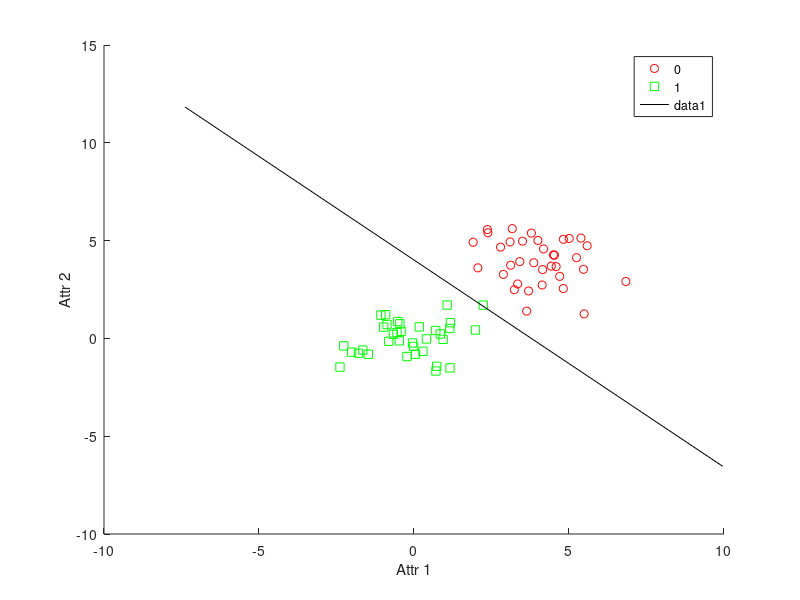
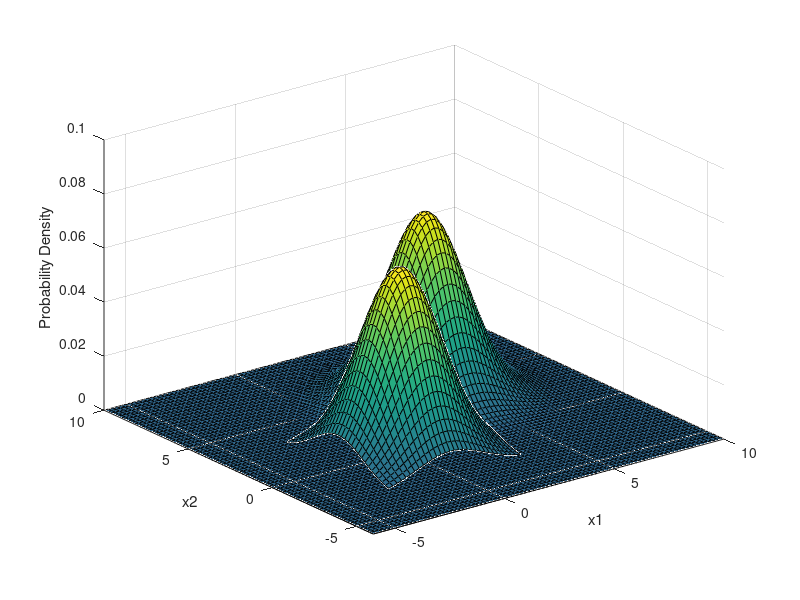
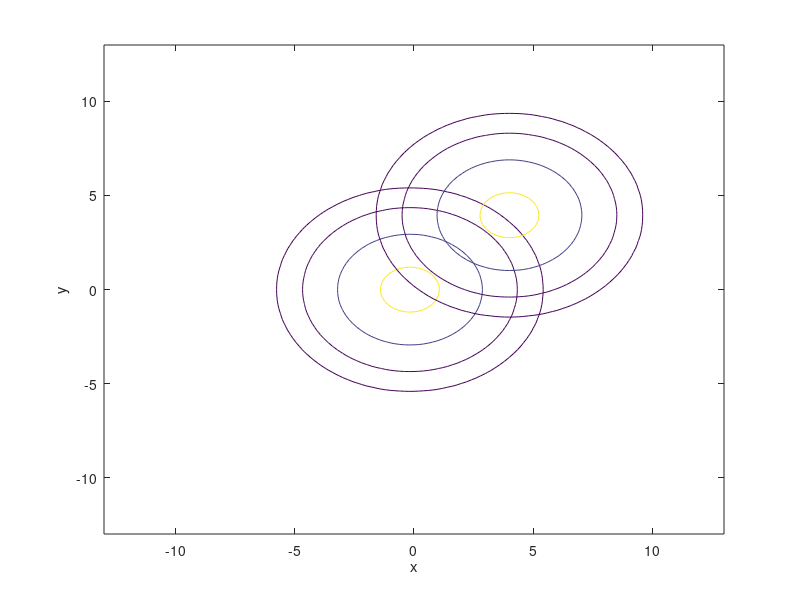

These figures' MATLAB source, in order:
%	##########	GAUSSIAN DISCRIMINANT ANALYSIS	###########
%	########## this will work only for 2-class classification	#########
%	##########	test data & train data should be provided in separate files #########
%	########## trainY=1 for +ve class, trainY=0 for -ve class 	#########	

function gda()

	trainX=csvread('dataTrain.csv');
	[m, n]=size(trainX);
	trainY=trainX(:,n);
	trainX(:,n)=[];
	testX=csvread('dataTest.csv');
	testY=testX(:,n);
	testX(:,n)=[];	
	[mtrain, ntrain]=size(trainX);
	trainmean1=zeros(1,n-1);
	trainmean2=zeros(1,n-1);


	postrain=find(trainY==1);
	negtrain=find(trainY==0);
	%postest=find(testY==1);
	%negtest=find(testY==0);
	class1=trainX(postrain,:);
	class2=trainX(negtrain,:);

	for ii=1:n-1,

		trainmean1(ii)=sum(class1(:,ii))/size(class1,1);		% mu(+,1)
		%trainmean1(2)=sum(class1(:,2))/size(class1,1);		% mu(+,2)	
		trainmean2(ii)=sum(class2(:,ii))/size(class2,1);		% mu(-,1)
		%trainmean2(2)=sum(class2(:,2))/size(class2,1);		% mu(-,2)
	end;	


	trainXcov=cov(trainX);
	trainXsigma=std(trainX);
	covInv=inv(trainXcov);

	%class=[class1 class2];
	%syms x y;
	xmin = min(trainX(:,1)) - 5;
    xmax = max(trainX(:,1)) + 5;
    %ymin = min(trainX(:,2)) - 5;
    %ymax = max(trainX(:,2)) + 5;

	%%%%% ESTIMATING PRIOR PROBABILITIES %%%%%%
	prior(1)=length(postrain)/mtrain; % P(Y=1)
	prior(2)=length(negtrain)/mtrain; % P(Y=0)

	mtest=size(testX,1);
	confMatrix=zeros(mtest,1);

	for ii=1:mtest,
		testingRow=testX(ii,:);
		c=testingRow-trainmean1;
		d=testingRow-trainmean2;

		powerPos=exp(-0.5*(c*covInv*c'));
		powerNeg=exp(-0.5*(d*covInv*d'));

		powerPos=prior(1)*powerPos;		% P(y=1/x)
		powerNeg=prior(2)*powerNeg;		% P(y=0/x)

		
		if(powerPos < powerNeg)
			predictedClass=0;
		else predictedClass=1;
		end;
		actualClass=testY(ii);

		if(predictedClass==1 && actualClass==1)
			confMatrix(ii)=1;
		elseif(predictedClass==1 && actualClass==0)
			confMatrix(ii)=2;	
		elseif(predictedClass==0 && actualClass==1)
			confMatrix(ii)=3;
		elseif(predictedClass==0 && actualClass==0)
			confMatrix(ii)=4;
		end;	


	end;


	%%%%% ESTIMATING PERFORMANCE PARAMETERS  %%%%%%
	sumTP=length(find(confMatrix==1));
	sumFP=length(find(confMatrix==2));
	sumFN=length(find(confMatrix==3));
	sumTN=length(find(confMatrix==4));

	accuracy=(sumTP+sumTN)/(sumTP+sumFP+sumFN+sumTN);
	precision=sumTP/(sumTP+sumFP);
	recall=sumTP/(sumTP+sumFN);
	fMeasure=2*precision*recall/(precision+recall);

    

    %%%%%%% REPORTING PARAMETERS %%%%%%%%%%%%%
    fprintf('no of test datasets :%d\n',mtest);
    fprintf('no of misclassifications :%d\n',sumFP+sumFN);
	fprintf('accuracy :%.3f\n',accuracy);
	fprintf('precision :%.3f\n',precision);
	fprintf('recall/sensitivity :%.3f\n',recall);
	fprintf('F-Measure :%.3f\n',fMeasure);

	trainmean1
	trainmean2
	trainXcov
	%%%%%%% VISUALIZING THE OUTPUT %%%%%%%%%%
	%gA= @(x,y) discriFun([x,y], meanClass1, varClass1);
	%gB= @(x,y) discriFun([x y], meanClass2, varClass2);

	figure(1);
	%trainCovin=inv(trainXcov);
	meanSum=trainmean1+trainmean2;
	meanDiff=trainmean1-trainmean2;
	tempProd1=trainXcov\meanDiff';	%  inv(trainXcov)*meanDiff
	%size(tempProd1')
	%size(meanSum)
	tempProd2=(1/2)*meanSum*tempProd1;
	temp3=log(prior(1)/prior(2));
	const=tempProd2-temp3;

	ymin=(const-(tempProd1(1)*xmin))/tempProd1(2);
	ymax=(const-(tempProd1(1)*xmax))/tempProd1(2);

	gscatter(trainX(:,1), trainX(:,2), trainY,'rgb','osd');
	hold on;
	plot([xmin,ymin],[xmax,ymax],'Color','k');
	%s = warning('off','all');
 	%gplot1 = ezsurf(gA,[xmin,xmax,ymin,ymax]);hold on;
 	%set(gplot1, 'FaceColor', [0 128 128] / 256);   
    %gplot1 = ezsurf(gB,[xmin,xmax,ymin,ymax]);hold on;
    %set(gplot1, 'FaceColor', [128 128 0] / 256);
    %warning(s);
	xlabel('Attr 1');
	ylabel('Attr 2');
	hold off;


	% ##### 	SURFACE PLOT 	##########

	figure(2);
	x1 = -3:.2:3; x2 = -3:.2:3;
	[X1,X2] = meshgrid(x1,x2);
	F = mvnpdf([X1(:) X2(:)],trainmean1,trainXsigma);
	F = reshape(F,length(x2),length(x1));
	surf(x1,x2,F);hold on
	caxis([min(F(:))-.5*range(F(:)),max(F(:))]);
	axis([-3 3 -3 3 0 .1]);
	xlabel('x1'); ylabel('x2'); zlabel('Probability Density');

	x1 = -18:0.2:18; x2 = -18:.2:18;
	[X1,X2] = meshgrid(x1,x2);
	F = mvnpdf([X1(:) X2(:)],trainmean2,trainXsigma);
	F = reshape(F,length(x2),length(x1));
	surf(x1,x2,F);
	caxis([min(F(:))-.5*range(F(:)),max(F(:))]);
	axis([-6 10 -6 10 0 .1]);

	hold off;

	%	#######		CONTOUR 	#########

	figure(3);
	x1 = -13:.2:13; x2 = -13:.2:13;
	[X1,X2] = meshgrid(x1,x2);
	F = mvnpdf([X1(:) X2(:)],trainmean1,trainXsigma);
	F = reshape(F,length(x2),length(x1));
	%mvncdf([0 0],[1 1],trainmean1',trainXsigma);
	contour(x1,x2,F,[.0001 .001 .01 .05:.1:.95 .99 .999 .9999]);hold on
	xlabel('x'); ylabel('y');
	%line([0 0 1 1 0],[1 0 0 1 1],'linestyle','--','color','k');


	x1 = -13:.2:13; x2 = -13:.2:13;
	[X1,X2] = meshgrid(x1,x2);
	F = mvnpdf([X1(:) X2(:)],trainmean2,trainXsigma);
	F = reshape(F,length(x2),length(x1));
	%mvncdf([0 0],[1 1],trainmean1',trainXcov);
	contour(x1,x2,F,[.0001 .001 .01 .05:.1:.95 .99 .999 .9999]);hold on
	xlabel('x'); ylabel('y');
	%line([0 0 1 1 0],[1 0 0 1 1],'linestyle','--','color','k');


end

